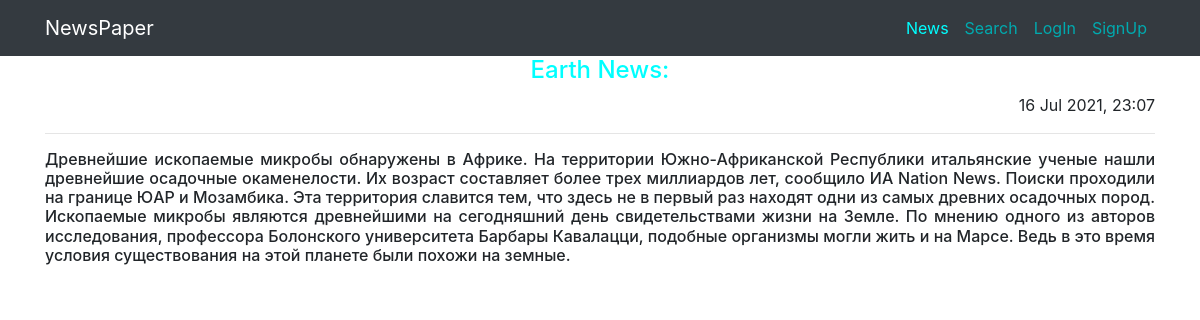
Screenshot of /news/4 (signed in) with the database file from the repository.
### news/models.py (models this page shows, shortened)
class Post(models.Model):
    author = models.ForeignKey(Author, on_delete=models.CASCADE)
    NEWS = 'NW'
    ARTICLE = 'AR'
    CATEGORY_CHOICES = (
        (NEWS, 'Новость'),
        (ARTICLE, 'Статья'),
    )
    categoryType = models.CharField(max_length=2, choices=CATEGORY_CHOICES, default=ARTICLE)
    dateCreation = models.DateTimeField(auto_now_add=True)
    postCategory = models.ManyToManyField(Category, through='PostCategory')
    title = models.TextField(max_length=128)
    text = models.TextField()
    rating = models.SmallIntegerField(default=0)

### news/views.py (the view)
# urls.py: path('<int:pk>', PostDetail.as_view()),
class PostDetail(PermissionRequiredMixin, DetailView):
    permission_required = ('news.add_post', 'news.change_post')
    model = Post
    template_name = 'post.html'
    context_object_name = 'post'
    queryset = Post.objects.all()

### news/templatetags/for_censor.py (called while the page is built)
@register.filter
def censor(bad):
    wordfilter_list = [
        'Fuck', 'FUCK'
    ]
    for c in wordfilter_list:
        bad = bad.replace(c, '***')
    return bad

### templates/post.html (shortened to what this page needs)
{% extends 'flatpages/default.html' %}
{% load for_censor %}
{% block content %}
    <h4 style="color:#00FFFF">{{ post.title|censor}}</h4>
    <p style="text-align: right;">{{ post.dateCreation | date:'d M Y, H:m'}}</p>
    <hr>
    <h6 align="justify">{{ post.text|censor }}</h6>
{% endblock content %}

### rows the page displays
Post: title|censor "Earth News:", dateCreation "16 Jul 2021, 23:07", text|censor "Древнейшие ископаемые микробы обнаружены в Африке. На территории Южно-Африканской Республики итальянские ученые нашли древнейшие осадочные окаменелости. Их возраст составляет более трех миллиардов лет, сообщило ИА Nation News. Поиски проходили на границе ЮАР и Мозамбика. Эта территория славится тем, что здесь не в первый раз находят одни из самых древних осадочных пород. Ископаемые микробы являются древнейшими на сегодняшний день свидетельствами жизни на Земле. По мнению одного из авторов исследования, профессора Болонского университета Барбары Кавалацци, подобные организмы могли жить и на Марсе. Ведь в это время условия существования на этой планете были похожи на земные."
